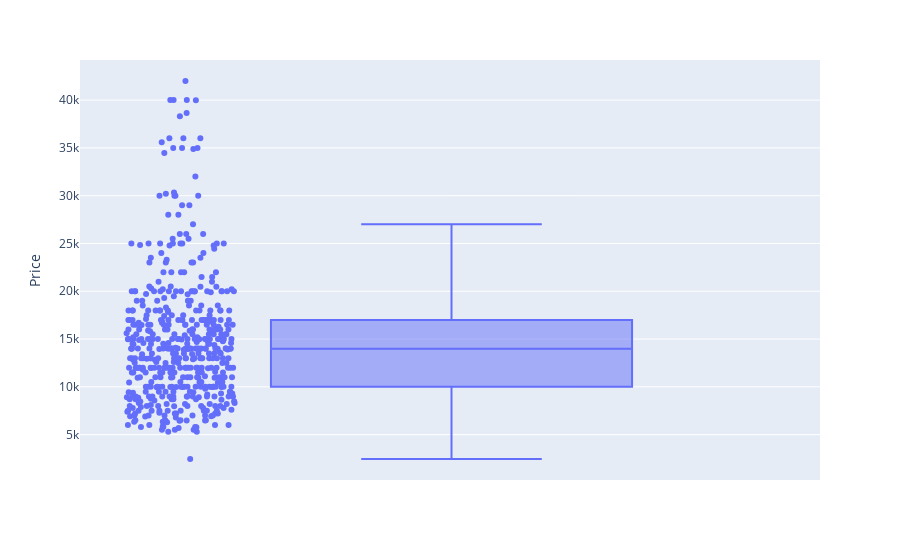

Source (notebook cell):
### Code cell
import plotly.express as px

df = data[(data['Price'] != 84999) & (data['Price'] != 59999)]

fig = px.box(data, y='Price', points='all')
fig.show()

### Figure 1 — Plotly figure (JSON) as saved in the notebook; plotly's stock layout.template omitted (floating-point values rounded to 4 significant figures; data arrays with more than 128 entries replaced by an {"elided": "..."} marker saying what was removed)
{"data": [{"alignmentgroup": "True", "boxpoints": "all", "hovertemplate": "Price=%{y}<extra></extra>", "legendgroup": "", "marker": {"color": "#636efa"}, "name": "", "notched": false, "offsetgroup": "", "orientation": "v", "showlegend": false, "type": "box", "x0": " ", "xaxis": "x", "y": {"elided": "525 int values"}, "y0": " ", "yaxis": "y"}], "layout": {"boxmode": "group", "legend": {"tracegroupgap": 0}, "margin": {"t": 60}, "xaxis": {"anchor": "y", "domain": [0, 1]}, "yaxis": {"anchor": "x", "domain": [0, 1], "title": {"text": "Price"}}}}
